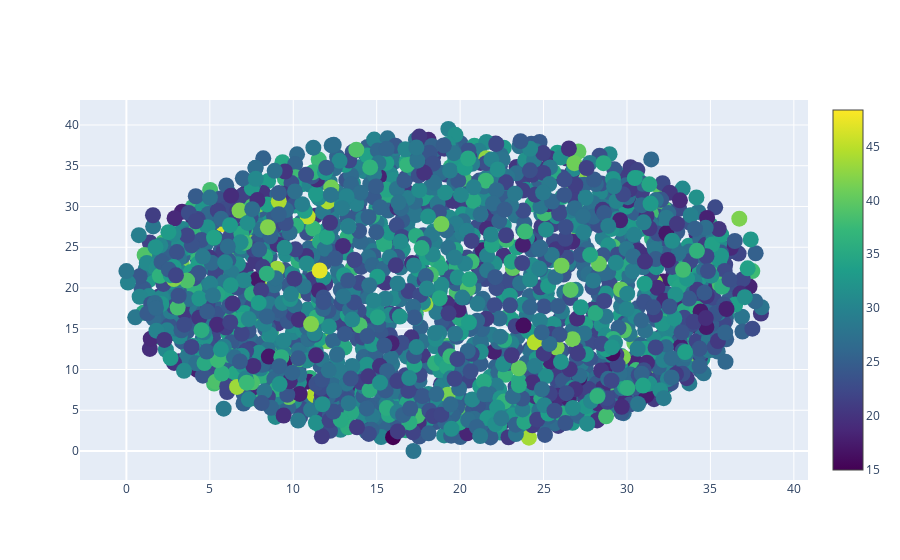

Notebook code cell kept with this figure:
### Code cell
analysis.dimenfix_scatter_plot()

### Figure 1 — Plotly figure (JSON) as saved in the notebook; plotly's stock layout.template omitted (floating-point values rounded to 4 significant figures; data arrays with more than 128 entries replaced by an {"elided": "..."} marker saying what was removed)
{"data": [{"marker": {"color": {"elided": "2000 float values"}, "colorscale": [[0, "#440154"], [0.1111, "#482878"], [0.2222, "#3e4989"], [0.3333, "#31688e"], [0.4444, "#26828e"], [0.5556, "#1f9e89"], [0.6667, "#35b779"], [0.7778, "#6ece58"], [0.8889, "#b5de2b"], [1, "#fde725"]], "showscale": true, "size": 16}, "mode": "markers", "type": "scatter", "x": {"elided": "2000 float values"}, "y": {"elided": "2000 float values"}}], "layout": {}}
